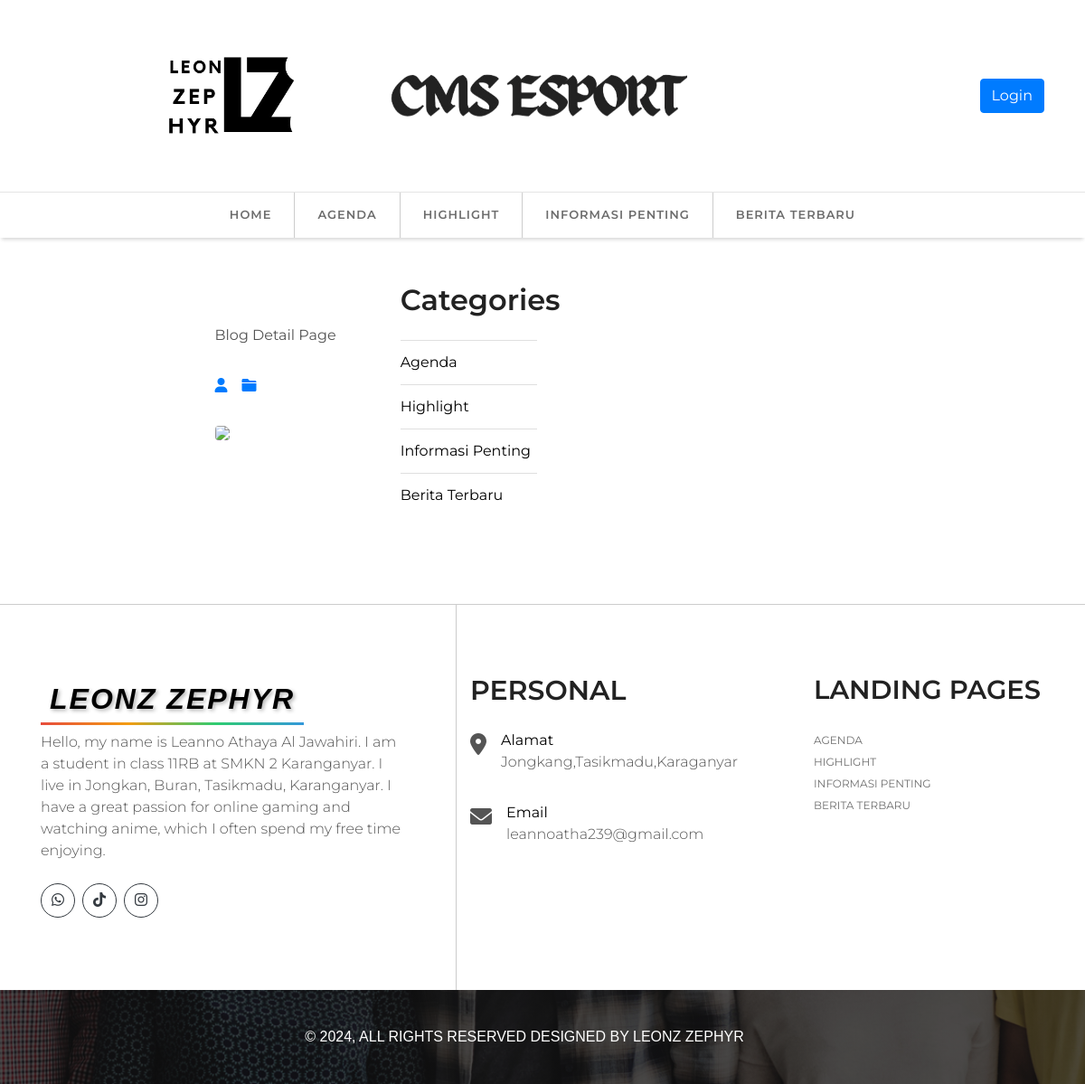
Page /home/artikel/index.html on the committed database.
### tables this page shows
CREATE TABLE `kategori` (
  `id_kategori` int NOT NULL,
  `nama_kategori` varchar(200) NOT NULL
);

CREATE TABLE `konfigurasi` (
  `id_konfigurasi` int NOT NULL,
  `judul_website` varchar(200) NOT NULL,
  `profil_website` text NOT NULL,
  `instagram` varchar(100) NOT NULL,
  `tiktok` varchar(100) NOT NULL,
  `email` varchar(100) NOT NULL,
  `alamat` varchar(150) NOT NULL,
  `no_wa` varchar(50) NOT NULL
);

### application/controllers/Home.php (called while the page is built, shortened)
<?php
class Home extends CI_Controller {
    public function artikel($id) {
        $this->db->from('konfigurasi');
        $konfig = $this->db->get()->row();
        $this->db->from('kategori');
        $kategori = $this->db->get()->result_array();
        $this->db->from('konten');
        $this->db->join('kategori', 'konten.id_kategori =kategori.id_kategori' ,'left');
        $this->db->join('user', 'konten.username=user.username' , 'left');
        $this->db->where('slug',$id);
        $konten = $this->db->get()->row();
        $data = array(
            'judul' => $konten->judul."Beranda",
            'konfig'=> $konfig,
            'kategori' => $kategori,
            'konten' => $konten,
        );
        $this->load->view('detail', $data);
    }
}

### index.php (called while the page is built, shortened)
<?php
require_once BASEPATH.'core/CodeIgniter.php';

### application/views/footer_page.php (the view, shortened to what this page needs)
<section class="section-7">
    <footer class="page-footer font-small stylish-color-dark">
        <div class="container text-center text-md-left">
            <div class="row">
                <div class="col-lg-5 col-sm-12 mx-auto box-1">
                    <i><span class="styled-title"><?= $konfig->judul_website ; ?></span>
                    </i>
                    <p><?= $konfig->profil_website ; ?></p>
                    <div class="d-flex justify-content-start mt-4">
                        <a class="btn btn-outline-dark rounded-circle text-center mr-2 px-0"
                            style="width: 38px; height: 38px" href="<?= $konfig->no_wa ; ?>"><i
                                class="fab fa-whatsapp"></i></a>
                        <a class="btn btn-outline-dark rounded-circle text-center mr-2 px-0"
                            style="width: 38px; height: 38px" href="<?= $konfig->tiktok ; ?>"><i
                                class="fab fa-tiktok"></i></a>
                        <a class="btn btn-outline-dark rounded-circle text-center mr-2 px-0"
                            style="width: 38px; height: 38px" href="<?= $konfig->instagram ; ?>"><i
                                class="fab fa-instagram"></i></a>
                    </div>
                </div>
                <div class="col-lg-4 col-mb-4 box-2 mx-auto me-4 ">
                    <h5 style="font-size:30px;">
                        Personal
                    </h5>
                    <ul class="list-unstyled">
                        <div class="d-flex">
                            <i class="fa-solid fa-location-dot fa-xl mt-3"></i>
                            <div class="pl-3">
                                <a href="index.html" style="font-size: 16px;">Alamat</a><span>
                                    <p><?= $konfig->alamat ; ?></p>
                                </span>
                            </div>
                        </div>
                    </ul>
                    <ul class="list-unstyled">
                        <div class="d-flex">
                            <i class="fa-solid fa-envelope fa-xl mt-3"></i>
                            <div class="pl-3">
                                <a href="index.html" style="font-size: 16px;">Email</a><span>
                                    <p><?= $konfig->email ; ?></p>
                                </span>
                            </div>
                        </div>
                    </ul>
                </div>
                <div class="col-lg-3 col-mb-4 box-3 mx-auto ms-4">
                    <h5 style="font-size:29px;">Landing
                        Pages</h5>
                    <ul class="list-unstyled">
                        <?php foreach($kategori as $ii) {?>
                        <li>
                            <a href="<?= base_url()?>"><?= $ii['nama_kategori'] ?></a>
                        </li>
                        <?php } ?>
                    </ul>
                </div>
            </div>
        </div>
        <div class="footer-copyright text-center">
            <div class="gradient"></div>
            <p
                style="font-family:'Trebuchet MS', 'Lucida Sans Unicode', 'Lucida Grande', 'Lucida Sans', Arial, sans-serif;">
                © 2024, All Rights reserved designed by
                <?= $konfig->judul_website ; ?>
            </p>
        </div>
    </footer>
</section>

### application/views/detail.php (shortened to what this page needs)
<!doctype html>
<html lang="en">
<head>
    <link rel="stylesheet" href="https://maxcdn.bootstrapcdn.com/bootstrap/4.0.0/css/bootstrap.min.css"
>
    <link href="https://cdnjs.cloudflare.com/ajax/libs/font-awesome/6.0.0/css/all.min.css" rel="stylesheet">
    <link rel="stylesheet" href="<?= base_url('assets/frontend/css/animate.css'); ?>">
    <link rel="stylesheet" href="<?= base_url('assets/frontend/css/main.css'); ?>">
</head>
<body>
    <?php require_once('navbar.php') ; ?>
    <div class="container py-5 d-flex">
        <div class="row pt-5">
            <div class="col-lg-12">
                <div class="d-flex flex-column text-left mb-3">
                    <p class="section-title pr-5"><span class="pr-2">Blog Detail Page</span></p>
                    <div class="d-flex">
                        <p class="mr-3"><i class="fa fa-user text-primary"></i> <?= $konten->nama; ?></p>
                        <p class="mr-3"><i class="fa fa-folder text-primary"></i> <?= $konten->nama_kategori; ?></p>
                    </div>
                </div>
                <div class="mb-5">
                    <img class="img-fluid rounded w-100 mb-4"
                        src=" <?= base_url('assets/upload/konten/'.$konten->foto) ?>" />
                </div>
            </div>
        </div>
        <div class="col-lg-3 mt-5 mt-lg-0">
            <div class="mb-5">
                <h2 class="mb-4">Categories</h2>
                <ul class="list-group list-group-flush">
                    <?php foreach($kategori as $ii) {?>
                    <li class="list-group-item d-flex justify-content-between align-items-center px-0">
                        <a href="<?= base_url('home/kategori/'.$ii['id_kategori']) ?>"><?php echo $ii['nama_kategori'] ?>
                        </a></a>
                    </li>
                    <?php } ?>
                </ul>
            </div>
        </div>
    </div>
    <?php require_once('footer_page.php') ; ?>
</body>
</html>

### application/views/navbar.php (shortened to what this page needs)
<header class="header bg">
    <div class="container text-white">
        <div class="row align-items-center">
            <div class="col-sm-3 text-left px-1">
                <a class=" navbar-brand href=index.html">
                    <img src="<?= base_url('assets/upload/logo/logo-navbar.png'); ?>" alt="logo" class="logo logoside">
                </a>
            </div>
            <div class="col-sm-4 text-center" style="width: 100px;">
                <a class="navbar-brand" href="index.html">
                    <img src="<?= base_url('assets/upload/logo/logo2.png'); ?>" alt="logo" class="logo">
                </a>
            </div>
            <div class="col-sm-5 text-right">
                <a href="<?= base_url('auth') ?>" class="btn btn-primary">Login</a>
            </div>
        </div>
    </div>
</header>
<nav class="navbar navbar-expand-sm sticky-top navbar-dark">
    <div class="container">
        <div class="collapse navbar-collapse" id="navbar1">
            <ul class="navbar-nav">
                <a href="<?= base_url() ?>" class="nav-item nav-link">Home</a>
                <?php foreach($kategori as $ii) {?>
                <a href="<?= base_url('home/kategori/'.$ii['id_kategori']) ?>" class="nav-item nav-link">
                    <?php echo $ii['nama_kategori'] ?> </a>
                <?php } ?>
            </ul>
        </div>
    </div>
</nav>

### assets/frontend/css/main.css (style rules this page uses)
html { background: #e6e9e9; background-image: linear-gradient(270deg, rgb(230, 233, 233) 0%, rgb(216, 221, 221) 100%); -webkit-font-smoothing: antialiased; }
body { background: #fff; box-shadow: 0 0 2px rgba(0, 0, 0, 0.06); color: #545454; font-family: 'Montserrat', sans-serif; font-size: 16px; line-height: 1.5; margin: 0 auto; }
h1, h2, h3, h4, h5, h6 { color: #222; font-weight: 600; line-height: 1.3; }
a { color: #000; }
ul > li { list-style: none; }
header { padding: 45px 0; color: #000000; background-color: #ffffff; }
nav { background-color: #ffffff !important; border-top: 1px solid #e5e5e5; -webkit-box-shadow: 0 4px 4px -2px rgba(0, 0, 0, 0.1607843137254902); -moz-box-shadow: 0 4px 4px -2px rgba(0, 0, 0, 0.1607843137254902); box-shadow: 0 4px 4px -2px rgba(0, 0, 0, 0.1607843137254902); }
.navbar-dark .navbar-nav .nav-link { color: #6d6d6d; font-size: 13px; font-weight: 600; text-transform: uppercase; letter-spacing: 1px; padding: 15px 25px; }
.navbar-nav { justify-content: center; width: 100%; }
.navbar { padding: 0; }
.navbar-nav .nav-item { border-right: 1px solid #ccc; }
.navbar-nav .nav-item:last-child { border-right: 0; }
.sticky-top { transition: all 0.25s ease-in; }
.gradient { position: absolute; width: 100%; height: 100%; top: 0; left: 0; background: -moz-linear-gradient(-45deg, rgba(0, 0, 0, 0.7) 0%, rgba(0, 0, 0, 0.7) 100%); background: -webkit-linear-gradient(-45deg, rgba(0, 0, 0, 0.7) 0%, rgba(0, 0, 0, 0.7) 100%); background: linear-gradient(135deg, rgba(0, 0, 0, 0.7) 0%, rgba(0, 0, 0, 0.7) 100%); filter: progid:DXImageTransform.Microsoft.gradient( startColorstr='#b3000000', endColorstr='#b3000000', GradientType=1); }
.page-footer { border-top: 1px solid #cccccc; }
.page-footer .box-1 { border-right: 1px solid #cccccc; padding-top: 75px; padding-bottom: 80px; }
.page-footer .box-2, .page-footer .box-3, .page-footer .box-4 { padding-top: 75px; }
.footer-copyright { position: relative; background-image: url("../images/footer-bg.jpg"); background-repeat: no-repeat; background-position: top; background-size: cover; }
.footer-copyright p { font-size: 16px; font-weight: 300; color: #ffffff; position: relative; text-transform: uppercase; padding: 40px 0; margin-bottom: 0; }
.page-footer h5 { font-size: 16px; font-weight: 600; text-transform: uppercase; margin-bottom: 1.5rem !important; }
.page-footer p { font-size: 16px; font-weight: 300; padding-right: 40px; }
.page-footer ul > li a { color: #707070; font-size: 12px; font-weight: 400; text-transform: uppercase; }
.py-5 { width: 755px; }

### application/views/navbar.php (style rules this page uses)
.logoside { width: 250px; height: auto; max-width: 100%; margin-right: 50px; }
.logo { size: 90px; width: 330px; margin-left: 100px; }

### application/views/footer_page.php (style rules this page uses)
.styled-title { font-family: 'Poppins', sans-serif; font-size: 2rem; color: black; font-weight: bold; letter-spacing: 2px; text-transform: uppercase; text-shadow: 2px 2px 4px rgba(0, 0, 0, 0.3); position: relative; display: inline-block; overflow: hidden; padding: 5px 10px; }
.styled-title::after { content: ''; position: absolute; left: 0; bottom: 0; height: 3px; width: 100%; background: linear-gradient(90deg, #e74c3c, #f39c12, #2ecc71, #3498db); animation: line-animation 2s infinite; }

### rows in the picture
kategori: nama_kategori "AGENDA", nama_kategori "Agenda"
kategori: nama_kategori "HIGHLIGHT", nama_kategori "Highlight"
kategori: nama_kategori "INFORMASI PENTING", nama_kategori "Informasi Penting"
kategori: nama_kategori "BERITA TERBARU", nama_kategori "Berita Terbaru"
konfigurasi: judul_website "LEONZ ZEPHYR", profil_website "Hello, my name is Leanno Athaya Al Jawahiri. I am a student in class 11RB at SMKN 2 Karanganyar. I live in Jongkan, Buran, Tasikmadu, Karanganyar. I have a great passion for online gaming and watching anime, which I often spend my free time enjoying.", alamat "Jongkang,Tasikmadu,Karaganyar", email "leannoatha239@gmail.com"
